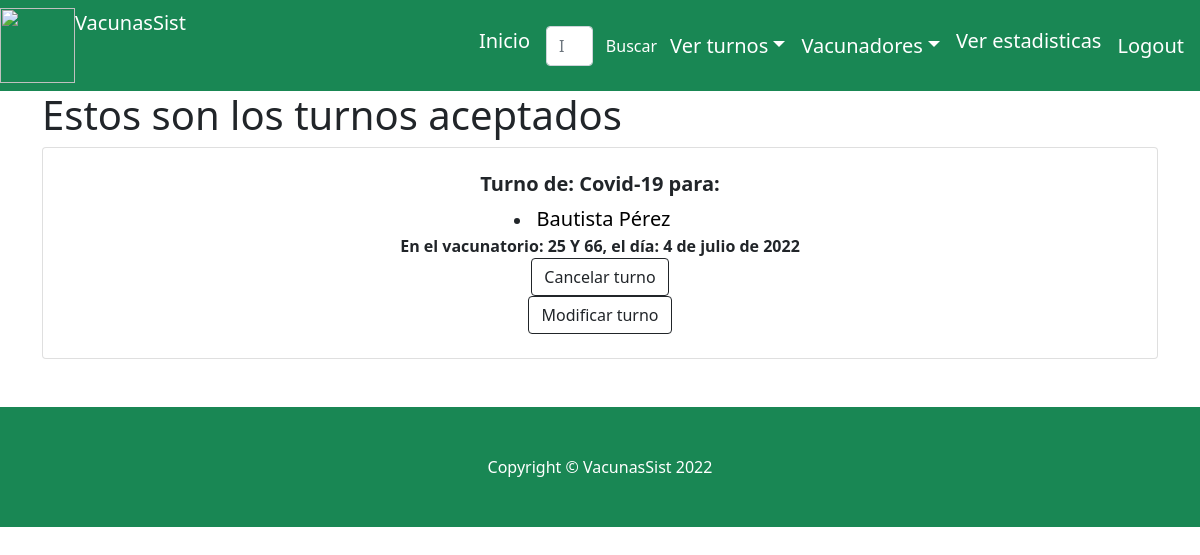
The app's page /ver_turnos_aceptados (signed in) with its own data.
### website/models.py (models this page shows, shortened)
class Vacuna(models.Model):
    nombre=models.CharField(max_length=40)
    informacion= models.TextField(max_length=700)
    class Meta:
        verbose_name='vacuna'
        verbose_name_plural='vacunas'

class Vacunatorio(models.Model):
    nombre=models.CharField(max_length=40)
    ubicacion=models.CharField(max_length=40)

class Turno(models.Model):
    user = models.ForeignKey(Usuario, on_delete=models.CASCADE)
    vacuna = models.ForeignKey(Vacuna,on_delete=models.CASCADE)
    fecha =  models.DateField(null=True)
    estado= models.ForeignKey(EstadosTurno, on_delete=models.CASCADE)
    vacunatorio=models.ForeignKey(Vacunatorio, on_delete=models.CASCADE,null=True)

### website/views.py (the view)
# urls.py: path('ver_turnos_aceptados', views.verTurnosAcepados, name="ver_turnos_aceptados"),
def verTurnosAcepados(request):
    class Auxiliar():
            def __init__(self):
                self.vacuna = None
                self.idturno= None
                self.nombre = None
                self.fecha =None
                self.vacunatorio=None
                self.idusuario = None
    arrAuxiliar = []
    list_turnos= Turno.objects.filter(estado_id=2)
    for turno in list_turnos:
                user= Usuario.objects.get(id=turno.user_id)
                aux = Auxiliar()
                vacuna=Vacuna.objects.get(id=turno.vacuna.id)
                aux.vacuna=vacuna.nombre
                aux.idturno=turno.id
                print(turno.id)
                aux.idusuario=user.id
                aux.nombre=user.nombre + " " + user.apellido
                aux.fecha=turno.fecha
                vacunatorio=Vacunatorio.objects.get(id=turno.vacunatorio_id)
                aux.vacunatorio=vacunatorio.ubicacion
                arrAuxiliar.append(aux)
    return render(request,"website/ver_turnos_aceptados.html",{"list_turnos":arrAuxiliar})

### website/templates/website/ver_turnos_aceptados.html (shortened to what this page needs)
{% extends "website/layout.html" %}
{% block body %}
{% if request.user.es_administrador %}
<div class="container">
  <div class="row">
    <div class="col">
            <table>
                <h1>Estos son los turnos aceptados</h1>
                {% for un_turno in list_turnos %}
                <div class="col mb-5">
                    <div class="card h-100">
                        <div class="card-body p-4">
                            <div class="text-center">
                                <h5 class="fw-bolder">Turno de: {{ un_turno.vacuna }} para:  </h5>
                                <li class="nav-item"><a class="navbar-brand " style="color:black" href="{% url 'ver_perfil_usuario' un_turno.idusuario %}"> {{un_turno.nombre}} </a></li>
                                <b> En el vacunatorio: {{ un_turno.vacunatorio}}, </b>
                                <b>el día: {{un_turno.fecha}} </b>
                                <div class="nav-item"><a class="btn btn-outline-dark mt-auto" href="#" onclick="eliminar({{un_turno.idturno}})">Cancelar turno</a></div>
                                <div class="nav-item"><a class="btn btn-outline-dark mt-auto" href="{% url 'modificar_turno' un_turno.idturno %}" >Modificar turno</a></div>
                            </div>
                        </div>
                        </div>
                    </div>
                </div>
                {% endfor  %}
    </div>
    </div>
{% else %} <h5> No tienes permisos para ver esta página</h5>
{% endif %}
 {% endblock %}

### records on screen
Vacuna: vacuna "Covid-19"
Vacunatorio: vacunatorio "25 Y 66"
Turno: fecha "4 de julio de 2022"

### other values on screen
{{ un_turno.nombre }} "Bautista Pérez"
